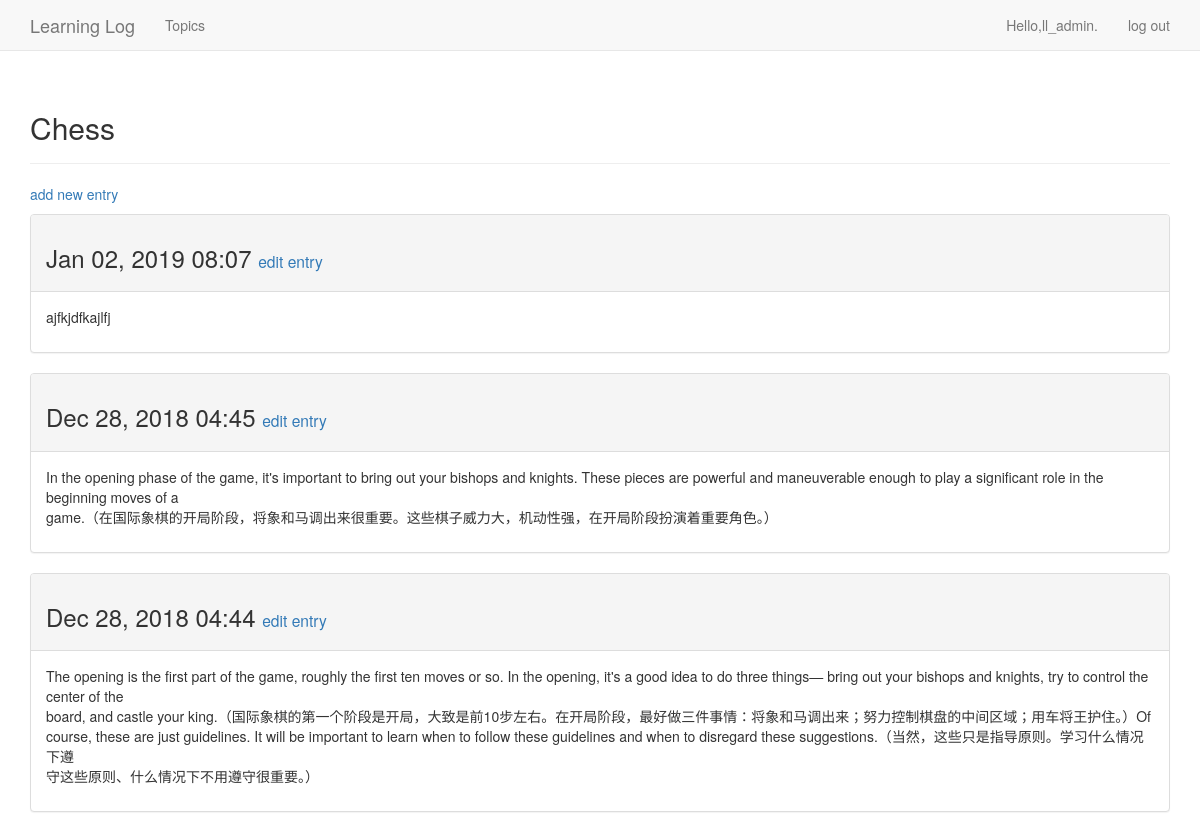
The page /topics/1/ (signed in) on the database its author committed.
### learning_logs/models.py (models this page shows, shortened)
class Topic(models.Model):
    text = models.CharField(max_length=200)
    date_added = models.DateTimeField(auto_now_add=True)
    owner = models.ForeignKey(User,on_delete=models.CASCADE)
    def __str__(self):
        return self.text

class Entry(models.Model):
    topic = models.ForeignKey(Topic,on_delete=models.CASCADE)
    text = models.TextField()
    date_added = models.DateTimeField(auto_now_add=True)
    class Meta:
        verbose_name_plural = 'entries'

### learning_logs/views.py (the view)
# urls.py: re_path(r'^topics/(?P<topic_id>\d+)/$',views.topic,name='topic'),
@login_required
def topic(request,topic_id):
    topic = Topic.objects.get(id=topic_id)
    if topic.owner != request.user:
        raise Http404
    entries = topic.entry_set.order_by('-date_added')
    context = {'topic' : topic,'entries':entries}
    return render(request,'learning_logs/topic.html',context)

### learning_logs/templates/learning_logs/topic.html
{% extends "learning_logs/base.html" %}
{% block header %}
	<h2>{{ topic }}</h2>
{% endblock header %}
{% block content %}
	<p>
		<a href="{% url 'learning_logs:new_entry' topic.id %}">add new entry</a>
	</p>
	{% for entry in entries%}
		<div class="panel panel-default">
			<div class="panel-heading">
				<h3>
					{{ entry.date_added|date:'M d, Y H:i' }}
					<small>
						<a href="{% url 'learning_logs:edit_entry' entry.id %}">edit entry</a>
					</small>
				</h3>
			</div>
			<div class="panel-body">
				{{ entry.text|linebreaks }}
			</div>
		</div>
	{% empty %}
	<li>
		There are no entries for this topic yet.
	</li>
	{% endfor %}
{% endblock content %}

### learning_logs/templates/learning_logs/base.html (shortened to what this page needs)
{% load bootstrap3 %}
<!DOCTYPE html>
<html lang="en">
	<head>
	    {% bootstrap_css %}
	</head>
	<body>
		<nav class="navbar navbar-default navbar-static-top">
			<div class="container">
				<div class="navbar-header">
					<a class="navbar-brand" href="{% url 'learning_logs:index' %}">Learning Log</a>
				</div>
				<div id="navbar" class="navbar-collapse collapse">
					<ul class="nav navbar-nav">
						<li><a href="{% url 'learning_logs:topics' %}">Topics</a></li>
					</ul>
					<ul class="nav navbar-nav navbar-right">
						{% if user.is_authenticated %}
							<li><a>Hello,{{ user.username }}.</a></li>
							<li><a href="{% url 'users:logout' %}">log out</a></li>
						{% else %}
							<li><a href="{% url 'users:register' %}">register</a></li>
							<li><a href="{% url 'users:login' %}">log in</a></li>
						{% endif %}
					</ul>
				</div>
			</div>
		</nav>
		<div class="container">
			<div class="page-header">
				{% block header %}{% endblock header %}
			</div>
			<div>
				{% block content %}{% endblock content %}
			</div>
		</div>
	</body>
</html>

### rows shown on the page
Topic: text "Chess"
Entry: date_added "Jan 02, 2019 08:07", text "ajfkjdfkajlfj"
Entry: date_added "Dec 28, 2018 04:45", text "In the opening phase of the game, it's important to bring out your bishops and knights. These pieces are powerful and maneuverable enough to play a significant role in the beginning moves of a game.（在国际象棋的开局阶段，将象和马调出来很重要。这些棋子威力大，机动性强，在开局阶段扮演着重要角色。）"
Entry: date_added "Dec 28, 2018 04:44", text "The opening is the first part of the game, roughly the first ten moves or so. In the opening, it's a good idea to do three things— bring out your bishops and knights, try to control the center of the board, and castle your king.（国际象棋的第一个阶段是开局，大致是前10步左右。在开局阶段，最好做三件事情：将象和马调出来；努力控制棋盘的中间区域；用车将王护住。）Of course, these are just guidelines. It will be important to learn when to follow these guidelines and when to disregard these suggestions.（当然，这些只是指导原则。学习什么情况下遵 守这些原则、什么情况下不用遵守很重要。）"

### other values the page prints
{{ user.username }} "ll_admin"
